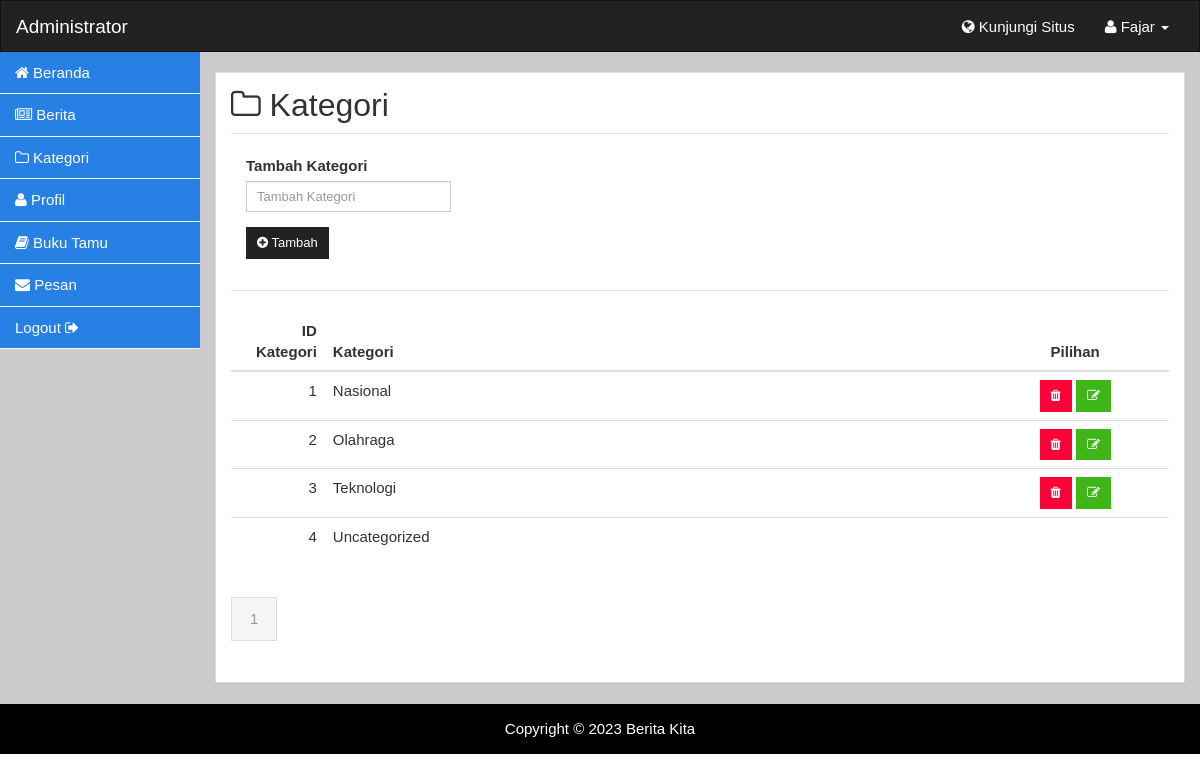
/webadmin/kategori.php (signed in), run on the app's committed database.
### tables this page shows
CREATE TABLE `kategori` (
  `id_kategori` int(11) NOT NULL AUTO_INCREMENT,
  `kategori` varchar(30) NOT NULL,
  PRIMARY KEY (`id_kategori`)
);

### webadmin/kategori.php (the view, shortened to what this page needs)
<?php include 'header.php'; ?>
<?php
$limit = 10;
if(isset($_GET['p']))
{
    $noPage = $_GET['p'];
}
else $noPage = 1;
$offset = ($noPage - 1) * $limit;
$sql = "SELECT id_kategori, kategori FROM kategori LIMIT ".$offset.",". $limit;
$qry = $mysqli->query($sql) or die ($mysqli->error);
$sql_rec = "SELECT id_kategori FROM kategori";
$total_rec = $mysqli->query($sql_rec);
$total_rec_num = $total_rec->num_rows;
$total_page = ceil($total_rec_num/$limit);
?>
<div class="container-fluid body">
	<div class="row">
		<div class="col-lg-2 sidebar">
			<?php include 'sidebar.php'; ?>
		</div>
		<div class="col-lg-10 main-content">
			<div class="panel panel-default">
				<div class="panel-body">
					<div class="row">
						<div class="col-md-12">
							<h2 class="page-header"><i class="fa fa-folder-o"></i> Kategori</h2>
						</div>
					</div>
					<div class="row">
						<div class="col-md-12">
							<div class="col-md-3">
								<form method="POST" action="aksi-kat.php?act=tambah">
									<div class="form-group">
										<label>Tambah Kategori</label>
										<input class="form-control input-sm" name="kategori" type="text" placeholder="Tambah Kategori"></input>
									</div>
									<div class="form-group">
										<button class="btn btn-sm btn-default"><i class="fa fa-plus-circle"></i> Tambah</button>
									</div>
								</form>
							</div>
							<hr>
							<table class="table table-hover">
								<thead>
									<tr>
										<th width="10%" style="text-align: right">ID Kategori</th>
										<th width="70%">Kategori</th>
										<th width="20%" style="text-align: center">Pilihan</th>
									</tr>
								</thead>
								<tbody>
								<?php while ($kat_list = $qry->fetch_assoc()) { ?>
									<tr>
										<td align="right"><?php echo $kat_list['id_kategori']; ?></td>
										<td><?php echo $kat_list['kategori'] ?></td>
										<td align="center">
											<?php if ($kat_list['kategori']!='Uncategorized') { ?>
											<a onclick="return confirm('Anda Yakin Ingin Menghapus Data Ini?');" href="aksi-kat.php?act=hapus&amp;id=<?=$kat_list['id_kategori']?>" class="btn btn-sm btn-danger">
												<i class="fa fa-trash"></i>
											</a>
											<a href="aksi-kat.php?act=edit&amp;id=<?=$kat_list['id_kategori']?>" class="btn btn-sm btn-success">
												<i class="fa fa-edit"></i>
											</a>
											<?php } ?>
										</td>
									</tr>
								<?php } ?>
								</tbody>
							</table>
						</div>
						<div class="col-md-12">
							<ul class="pagination">
							<?php for ($page=1; $page <= $total_page ; $page++) { ?>
								<?php if ((($page >= $noPage - 3) && ($page <= $noPage + 3)) || ($page == 1) || ($page == $total_page)) { ?>
									<?php
            							if ($page == $noPage) echo "<li class='active'><a href='#'>".$page."</a></li> ";
            							else echo " <li><a href='".$_SERVER['PHP_SELF']."?p=".$page."'>".$page."</a></li> ";
									?>
								<?php } ?>
							<?php } ?>
							</ul>
						</div>
					</div>
				</div>
			</div>
		</div>
	</div>
</div>
<?php include 'footer.php'; ?>

### data on the page
kategori: id_kategori "1", kategori "Nasional"
kategori: id_kategori "2", kategori "Olahraga"
kategori: id_kategori "3", kategori "Teknologi"
kategori: id_kategori "4", kategori "Uncategorized"

### other printed values
$_SESSION['nm_admin'] "Fajar"
